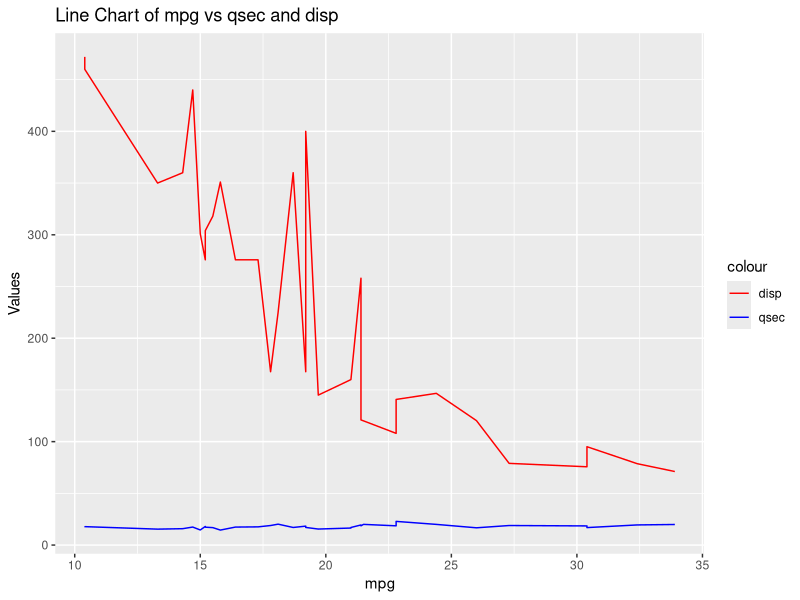

This chart was generated by the following R code:
# Load required libraries
library(ggplot2)

# Load the dataset
data(mtcars)

# Create a line chart with multiple lines
ggplot(mtcars, aes(x = mpg)) +
  geom_line(aes(y = qsec, color = "qsec")) +
  geom_line(aes(y = disp, color = "disp")) +
  labs(title = "Line Chart of mpg vs qsec and disp",
       x = "mpg", y = "Values") +
  scale_color_manual(values = c("qsec" = "blue", "disp" = "red"))